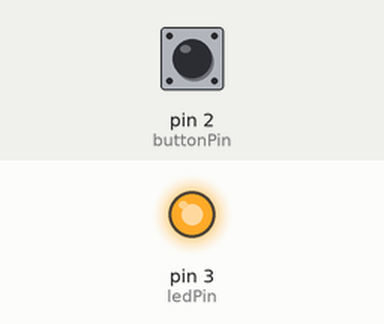
This sketch was run on a simulated Arduino Uno, built with avr-gcc and run on an emulated ATmega328P. On the bench: output pins drawn as LEDs (lit = HIGH). Dashed ring = blinking. Inputs (shaded band) come from the test bench; at power-on: pin 2 (buttonPin) HIGH.

Above: at 1.2 s.
1.3 s: pin 2 (buttonPin) pulled LOW for 1 s
At 1.45 s:
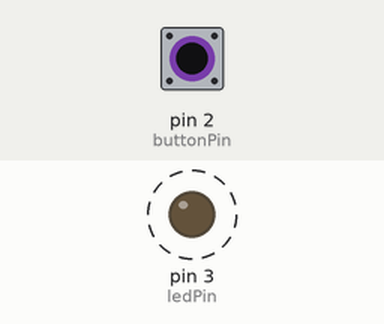
3.8 s: pin 2 (buttonPin) pulled LOW for 0.15 s
At 4.6 s:
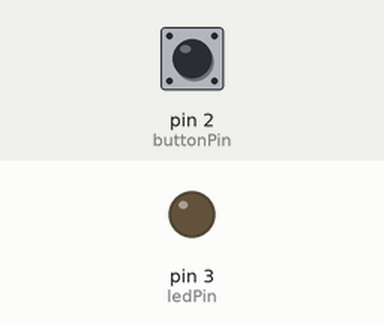
5.4 s: pin 2 (buttonPin) pulled LOW for 3.2 s
At 9.3 s:
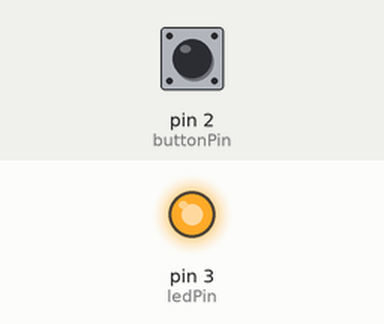
Timing chart, 0 to 10.8 s (numbered marks = the images above; inputs shaded):
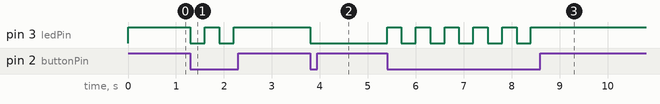

Measured:
- after the input at 1.3 s, pin 3 (ledPin): alternates HIGH for 0.30 s and LOW for 0.30 s, 4 changes in all, then stays HIGH, starting at once
- after the input at 3.8 s, pin 3 (ledPin): HIGH → LOW at once
- after the input at 5.4 s, pin 3 (ledPin): alternates HIGH for 0.30 s and LOW for 0.30 s, 11 changes in all, then stays HIGH, starting at once

The sketch:

08_SW_cntl_activeLow.ino
```cpp
/*
 하드웨어 설계
  - SW는 Active LOW
  - LED는 Active LOW
*/

const int ledPin = 3;
const int buttonPin = 2;
int led_flag = 0; // 0이면 off 1이면 on

void setup() {
  // put your setup code here, to run once:
  Serial.begin(115200);

  pinMode(ledPin, OUTPUT);
  pinMode(buttonPin, INPUT);

  digitalWrite(ledPin, HIGH);

}

void loop() {
  // put your main code here, to run repeatedly:

  int buttonInput = digitalRead(buttonPin);

  if( buttonInput == LOW) {

    if( led_flag == 0 ){
      digitalWrite(ledPin, LOW);
      led_flag = 1;
    }
    else{
      digitalWrite(ledPin, HIGH);
      led_flag = 0;
    }

    delay(300);

  }


}
```
